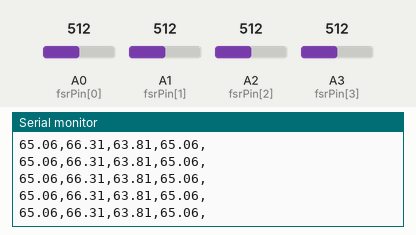
Recording of a sketch running on a simulated Arduino Uno, built with avr-gcc and run on an emulated ATmega328P. Shown: the last lines printed to the serial monitor. The inputs (shaded band) are chosen by the test bench; at power-on: A0 (fsrPin[0]) = 512, A2 (fsrPin[2]) = 512, A1 (fsrPin[1]) = 512, A3 (fsrPin[3]) = 512.

Above: at 1.2 s.
1.3 s: A0 (fsrPin[0]) set to 777
At 1.34 s:
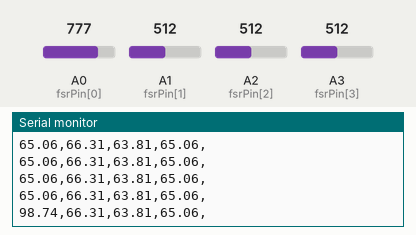
2.8 s: A0 (fsrPin[0]) set to 804
At 2.84 s:
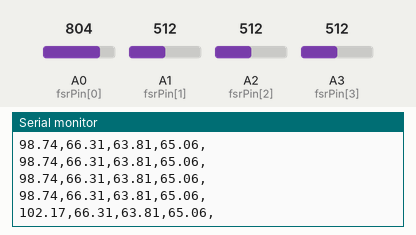
8.8 s: A2 (fsrPin[2]) set to 790
At 8.85 s:
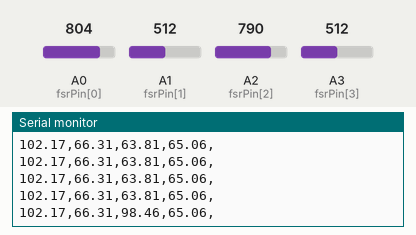
10.3 s: A2 (fsrPin[2]) set to 814
At 10.35 s:
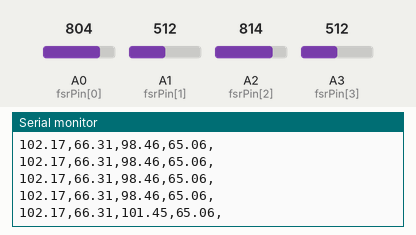
Timing chart, 0 to 13.3 s (numbered marks = the images above; inputs shaded):
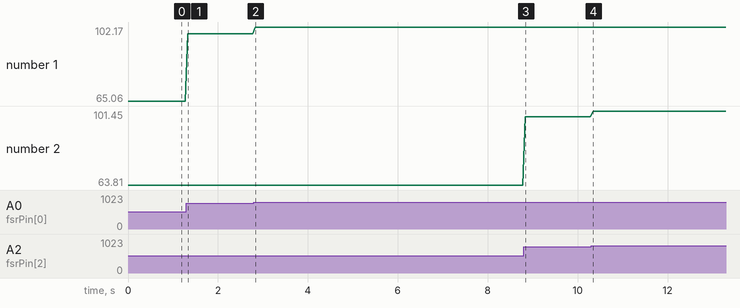

The sketch:

fsr_sensor.ino
```cpp
/*
 * FSR SENSOR Read Quad
 *
 *
 *
 *
 *
 *
*/
// ============================== BLE 사용을 위한 헤더 선언 및 PIN 설정
#include <SoftwareSerial.h> // 소프트웨어를 통해 직렬 통신(Serial Communication)을 구현하는 라이브러리
#include <String.h> // 문자열 처리 라이브러리

SoftwareSerial bluetooth(2, 3); // 블루투스 모듈을 선언합니다.
// ============================== BLE

const int fsrPin[4] = {A0, A1, A2, A3}; //
const double fsrCali[4] = {26.0, 26.5, 25.5, 26.0}; // fsr sensor's Calibration values

int fsrVoltData = 0;
double vout;

double fsr_data[4] = {0,};

void setup() {
  Serial.begin(9600);
  bluetooth.begin(9600); // [BLE] 블루투스 통신을 위한 대역 설정

  for(int sensorPin = 0; sensorPin < 4; sensorPin++) { // [FSR]
    pinMode(fsrPin[sensorPin], INPUT); // fsrPin 배열의 각 핀에 대해 입력 모드 설정
  }
}

void GetFsrData(void){ // 각각의 FSR 데이터 값 fsr_data 배열에 저장
  for(int sensorPin = 0; sensorPin < 4; sensorPin++){
    fsrVoltData = analogRead(fsrPin[sensorPin]); // Updated variable name here
    vout = (fsrVoltData * 5.0) / 1023.0;
    fsr_data[sensorPin] = vout * fsrCali[sensorPin];
  }
}

void ViewFsrPlotter(){ // 측정된 fsr 데이터를 IDE에서 플로터 형태로 모니터에 출력
  for(int viewCount = 0; viewCount < 4; viewCount++){
    Serial.print((fsr_data[viewCount]));
    Serial.print(",");
  }
  Serial.println("");
}

// void BluetoothDataSend(void){ // [BLE] 블루투스로 FSR 데이터 값 보내기.
//   for(int sendDataCount = 0; sendDataCount<4; sendDataCount++){
//     bluetooth.print(String(int(fsr_data[sendDataCount]*1000))); // 문자형으로 데이터를 보내고 있음.
//     bluetooth.print("@");
//   }
//   bluetooth.println("");
// }

void BluetoothDataSend(void){ // [BLE] 블루투스로 FSR 데이터 값 보내기. (4개를 1개로 융합)
  double total=0;

  for(int sendDataCount = 0; sendDataCount<4; sendDataCount++){ //각각의 센서로부터 값을 전부 합함
    total+=fsr_data[sendDataCount];
  }

  total*=2;
  total/=10; // total 값을 10으로 나눔

  if(total>=10) total=10;
  else if(total<=0) total=0;

  bluetooth.print(String(int(total))+"@"); // 문자형으로 데이터를 보내고 있음.
  bluetooth.println("");
}

int loopCount = 0;
unsigned long timeStart;
unsigned long timeEnd;

void loop() {
  // timeStart = millis();
  GetFsrData(); // ============================== fsr 데이터 불러오기
  // timeEnd = millis();
  // Serial.print(timeEnd-timeStart);
  // Serial.println(" <- GetFsrData");

  // timeStart = millis();
  ViewFsrPlotter(); // ============================== fsr 데이터를 Serial Plotter로 출력 함수
  // timeEnd = millis();
  // Serial.print(timeEnd-timeStart);
  // Serial.println(" <- ViewFsrPlotter");

  delay(50);
  // timeStart = millis();
  BluetoothDataSend();// ============================== BLE 데이터 전송 코드
  // timeEnd = millis();
  // Serial.print(timeEnd-timeStart);
  // Serial.println(" <- BluetoothDataSend");
}
```

Measured:
- after the input at 1.3 s, the serial monitor: prints a new line at once (image 1)
- after the input at 2.8 s, the serial monitor: prints a new line at once (image 2)
- after the input at 8.8 s, the serial monitor: prints a new line at once (image 3)
- after the input at 10.3 s, the serial monitor: prints a new line at once (image 4)
- plotted number 1: 65.06 → 98.74 after the input at 1.3 s, 98.74 → 102.17 after the input at 2.8 s
- plotted number 2: 63.81 → 98.46 after the input at 8.8 s, 98.46 → 101.45 after the input at 10.3 s
